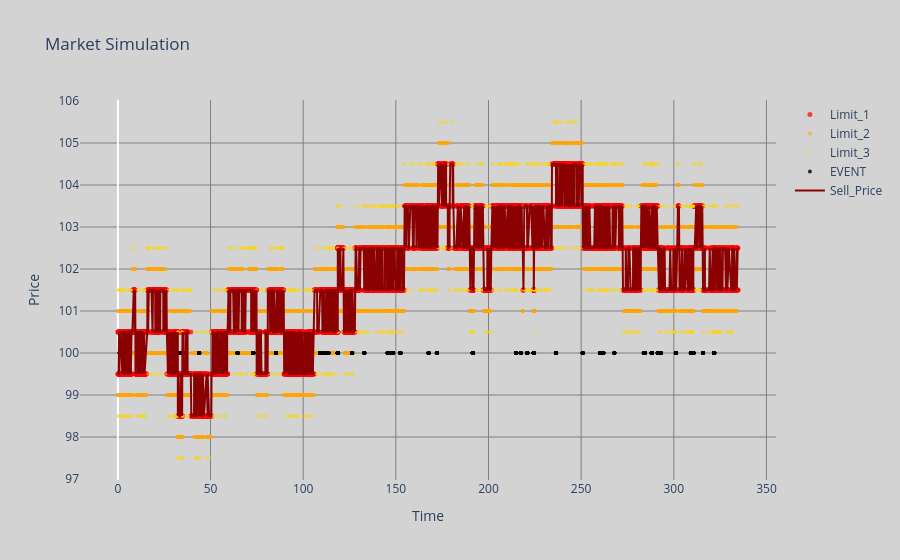

The cell this chart's notebook holds for it:
### Code cell
NB_EVENTS_SIMULATED = 10000
qr.Run_QR_simulated(NB_EVENTS_SIMULATED, False)

### Figure 1 — Plotly figure (JSON) as saved in the notebook; plotly's stock layout.template omitted (floating-point values rounded to 4 significant figures; data arrays with more than 128 entries replaced by an {"elided": "..."} marker saying what was removed)
{"data": [{"marker": {"color": "red", "opacity": 0.7, "size": 5}, "mode": "markers", "name": "Limit_1", "type": "scatter", "x": {"elided": "5963 float values"}, "y": {"elided": "5963 float values"}}, {"marker": {"color": "orange", "opacity": 0.6, "size": 4}, "mode": "markers", "name": "Limit_2", "type": "scatter", "x": {"elided": "2862 float values"}, "y": {"elided": "2862 int values"}}, {"marker": {"color": "gold", "opacity": 0.5, "size": 3}, "mode": "markers", "name": "Limit_3", "type": "scatter", "x": {"elided": "1175 float values"}, "y": {"elided": "1175 float values"}}, {"marker": {"color": "black", "opacity": 0.8, "size": 4}, "mode": "markers", "name": "EVENT", "type": "scatter", "x": {"elided": "1640 float values"}, "y": {"elided": "1640 int values"}}, {"line": {"color": "darkred", "width": 2}, "mode": "lines", "name": "Sell_Price", "type": "scatter", "x": {"elided": "2063 float values"}, "y": {"elided": "2063 float values"}}], "layout": {"paper_bgcolor": "#D3D3D3", "plot_bgcolor": "#D3D3D3", "title": {"text": "Market Simulation"}, "xaxis": {"gridcolor": "#808080", "showgrid": true, "title": {"text": "Time"}}, "yaxis": {"gridcolor": "#808080", "showgrid": true, "title": {"text": "Price"}}}}
